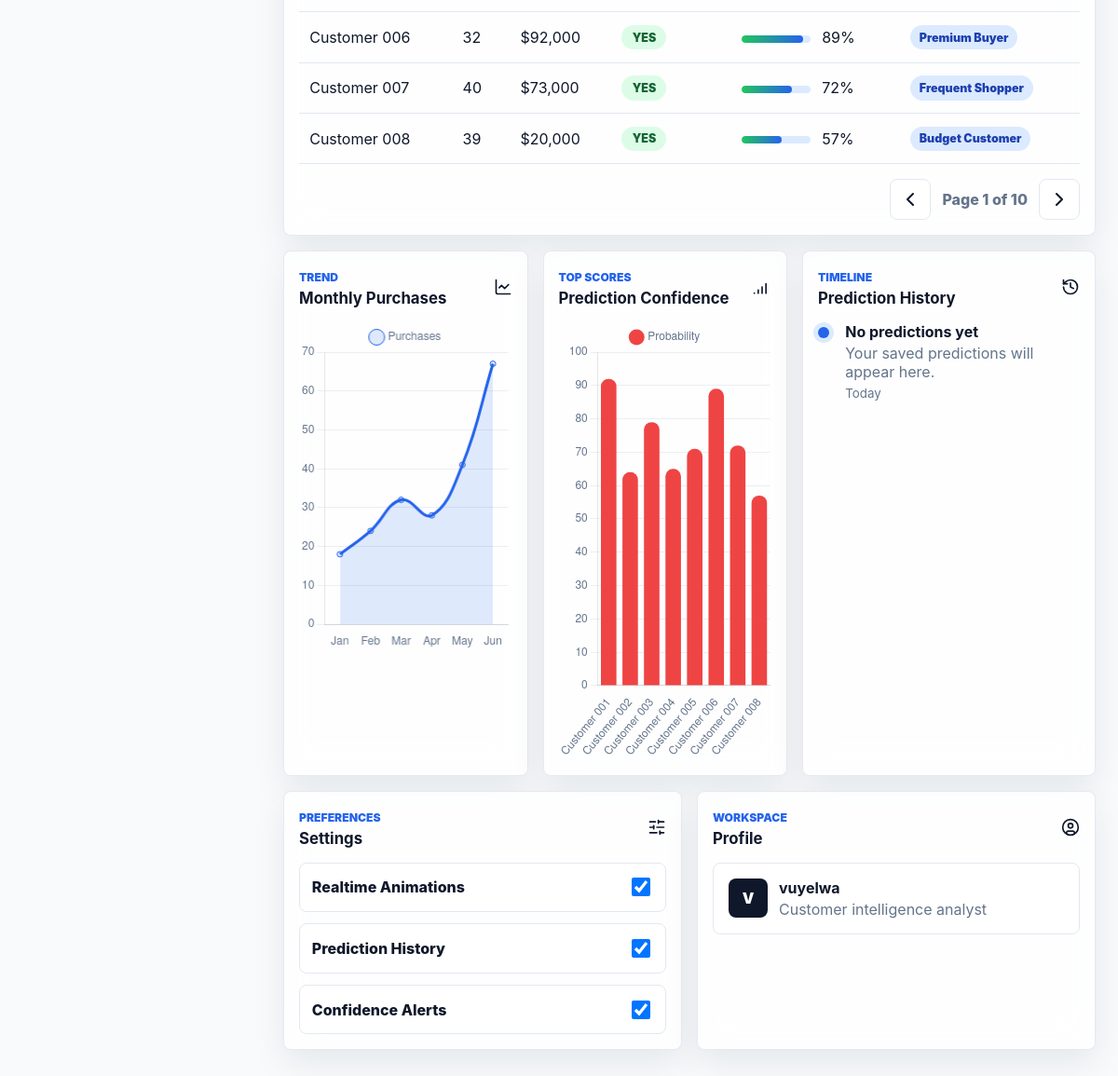
Before: /index (signed in, lower part) with the older database file.
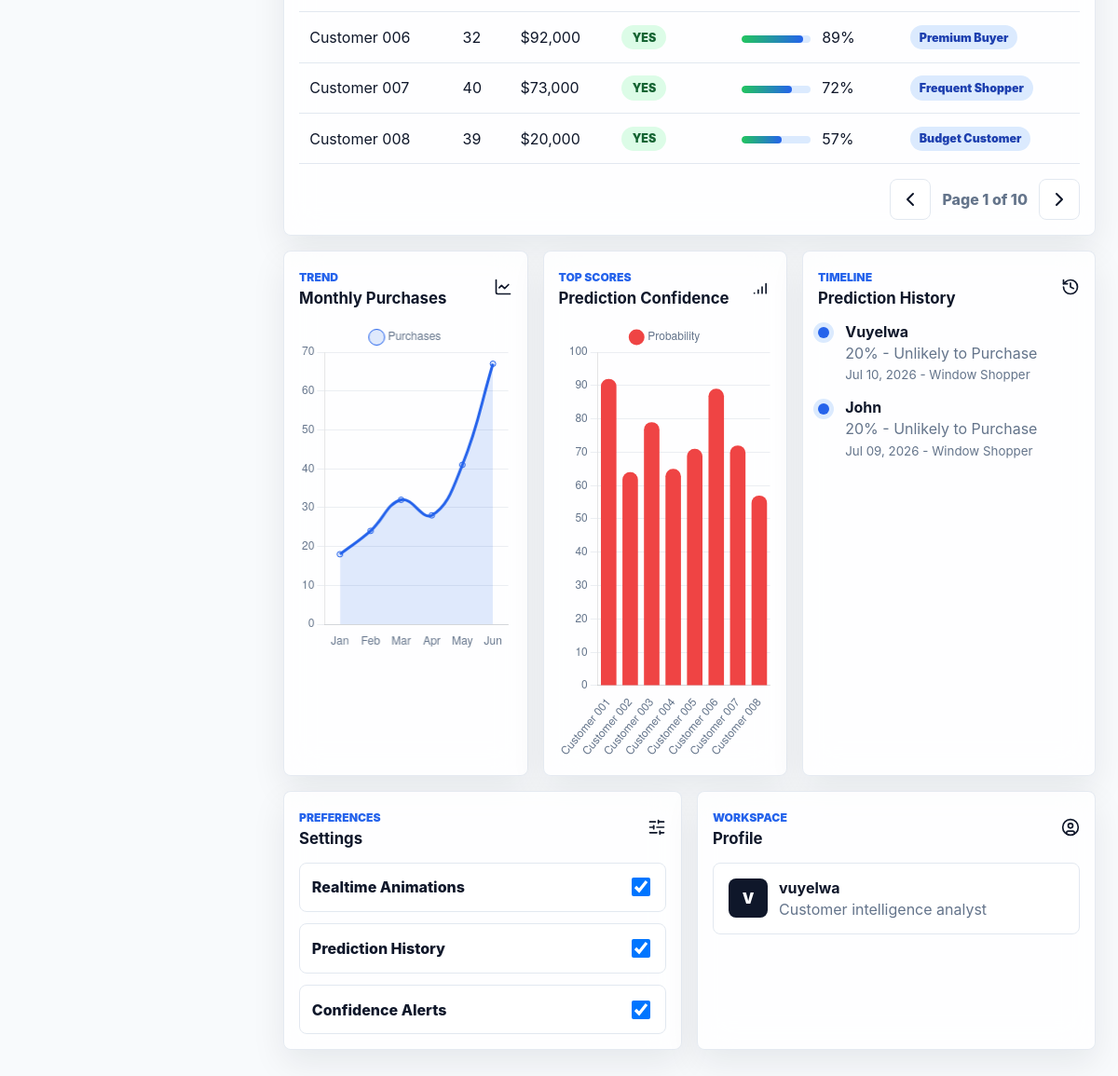
After: the same page with the newer database file.
### app.py (models this page shows)
class User(db.Model, UserMixin):
    id = db.Column(db.Integer, primary_key=True)
    username = db.Column(db.String(20), nullable=False, unique=True)
    password = db.Column(db.String(80), nullable=False)

class PredictionHistory(db.Model):
    id = db.Column(db.Integer, primary_key=True)
    customer_name = db.Column(db.String(80), nullable=False, default="Customer")
    age = db.Column(db.Integer, nullable=False)
    salary = db.Column(db.Integer, nullable=False)
    price = db.Column(db.Integer, nullable=False)
    gender = db.Column(db.String(20), nullable=False)
    probability = db.Column(db.Float, nullable=False)
    prediction = db.Column(db.String(20), nullable=False)
    persona = db.Column(db.String(40), nullable=False)
    created_at = db.Column(db.DateTime, default=datetime.utcnow)

### app.py (the view)
@app.route('/index', methods=['GET', 'POST'])
@login_required
def dashboard():
    age = sorted(df['age'].unique())
    salary = sorted(df['salary'].unique())
    price = sorted(df['price'].unique())
    records = df.head(80).copy()
    records["name"] = [f"Customer {index + 1:03d}" for index in range(len(records))]
    records["probability"] = records.apply(
        lambda row: estimate_probability(row["age"], row["salary"], row["price"], row["male"]),
        axis=1
    )
    records["prediction_label"] = records["probability"].apply(lambda value: "YES" if value >= 50 else "NO")
    records["persona"] = records.apply(
        lambda row: classify_persona(row["probability"], row["salary"], row["price"]),
        axis=1
    )
    total_customers = int(len(df))
    predicted_buyers = int((records["probability"] >= 50).sum())
    revenue_opportunity = int(records.loc[records["probability"] >= 50, "price"].sum())
    if "Purchased" in df.columns and "model" in globals():
        try:
            predictions = model.predict(df[["age", "salary", "price", "male"]])
            accuracy = int(round((predictions == df["Purchased"]).mean() * 100))
        except Exception:
            accuracy = 91
    else:
        accuracy = 91
    stats = {
        "total_customers": total_customers,
        "predicted_buyers": predicted_buyers,
        "accuracy": accuracy,
        "revenue_opportunity": revenue_opportunity
    }
    chart_data = build_chart_data(records)
    history = PredictionHistory.query.order_by(PredictionHistory.created_at.desc()).limit(8).all()
    return render_template(
        'dashboard.html',
        age=age,
        salary=salary,
        price=price,
        gender_options=gender_options,
        stats=stats,
        chart_data=chart_data,
        customers=records.to_dict(orient="records"),
        history=history
    )

### app.py (called while the page is built)
@login_manager.user_loader
def load_user(user_id):
    return User.query.get(int(user_id))

def estimate_probability(age, salary, price, gender):
    if 'model' in globals() and hasattr(model, "predict_proba"):
        try:
            probability = model.predict_proba([[age, salary, price, gender]])[0][1] * 100
            return int(round(probability))
        except Exception as exc:
            logging.warning(f"Could not calculate model probability: {exc}")
    score = 25
    score += min(max((salary - 25000) / 900, 0), 35)
    score += min(max((age - 20) * 1.1, 0), 20)
    score += 12 if price <= 3500 else -8
    score += 4 if gender == 1 else 0
    return int(round(min(max(score, 5), 96)))

def classify_persona(probability, salary, price):
    if probability >= 85 and salary >= 70000:
        return "Premium Buyer"
    if probability >= 70:
        return "Frequent Shopper"
    if price <= 3000 and probability >= 45:
        return "Budget Customer"
    if probability < 35:
        return "Window Shopper"
    return "Value Explorer"

### templates/dashboard.html (shortened to what this page needs)
<!doctype html>
<html lang="en">
<head>
    <link rel="stylesheet" href="{{ url_for('static', filename='css/style.css') }}">
</head>
<body class="app-shell">
    <main class="main-content">
        <section class="panel customer-panel" id="customers">
            <div class="table-wrap">
                <table class="customer-table">
                    <tbody id="customerRows"></tbody>
                </table>
            </div>
            <div class="pagination-bar">
                <button class="icon-button" type="button" id="prevPage" aria-label="Previous page"><i data-lucide="chevron-left"></i></button>
                <span id="pageInfo">Page 1</span>
                <button class="icon-button" type="button" id="nextPage" aria-label="Next page"><i data-lucide="chevron-right"></i></button>
            </div>
        </section>
        <section class="content-grid reports-grid" id="reports">
            <article class="panel chart-panel">
                <div class="panel-header">
                    <div>
                        <span class="mini-label">Trend</span>
                        <h2>Monthly Purchases</h2>
                    </div>
                    <i data-lucide="line-chart"></i>
                </div>
                <canvas id="monthlyChart"></canvas>
            </article>
            <article class="panel chart-panel">
                <div class="panel-header">
                    <div>
                        <span class="mini-label">Top Scores</span>
                        <h2>Prediction Confidence</h2>
                    </div>
                    <i data-lucide="signal-high"></i>
                </div>
                <canvas id="confidenceChart"></canvas>
            </article>
            <article class="panel timeline-panel">
                <div class="panel-header">
                    <div>
                        <span class="mini-label">Timeline</span>
                        <h2>Prediction History</h2>
                    </div>
                    <i data-lucide="history"></i>
                </div>
                <div class="timeline" id="historyTimeline">
                    {% if history %}
                    {% for item in history %}
                    <div class="timeline-item">
                        <span></span>
                        <div>
                            <strong>{{ item.customer_name }}</strong>
                            <p>{{ item.probability|round|int }}% - {{ item.prediction }}</p>
                            <small>{{ item.created_at.strftime('%b %d, %Y') }} - {{ item.persona }}</small>
                        </div>
                    </div>
                    {% endfor %}
                    {% else %}
                    <div class="timeline-item">
                        <span></span>
                        <div>
                            <strong>No predictions yet</strong>
                            <p>Your saved predictions will appear here.</p>
                            <small>Today</small>
                        </div>
                    </div>
                    {% endif %}
                </div>
            </article>
        </section>
        <section class="split-grid utility-grid">
            <article class="panel" id="settings">
                <div class="panel-header">
                    <div>
                        <span class="mini-label">Preferences</span>
                        <h2>Settings</h2>
                    </div>
                    <i data-lucide="sliders-horizontal"></i>
                </div>
                <div class="settings-list">
                    <label><span>Realtime Animations</span><input type="checkbox" checked></label>
                    <label><span>Prediction History</span><input type="checkbox" checked></label>
                    <label><span>Confidence Alerts</span><input type="checkbox" checked></label>
                </div>
            </article>
            <article class="panel" id="profile">
                <div class="panel-header">
                    <div>
                        <span class="mini-label">Workspace</span>
                        <h2>Profile</h2>
                    </div>
                    <i data-lucide="circle-user"></i>
                </div>
                <div class="profile-card">
                    <span>{{ current_user.username[:1]|upper }}</span>
                    <div>
                        <strong>{{ current_user.username }}</strong>
                        <p>Customer intelligence analyst</p>
                    </div>
                </div>
            </article>
        </section>
    </main>
</body>
</html>

### static/css/style.css (style rules this page uses)
* { box-sizing: border-box; }
:root { --primary: #2563EB; --primary-dark: #1D4ED8; --success: #22C55E; --warning: #F59E0B; --danger: #EF4444; --background: #F8FAFC; --surface: #FFFFFF; --surface-soft: #EEF2F7; --ink: #0F172A; --muted: #64748B; --line: #E2E8F0; --shadow: 0 18px 55px rgba(15, 23, 42, 0.12); }
body { margin: 0; font-family: Inter, ui-sans-serif, system-ui, -apple-system, BlinkMacSystemFont, "Segoe UI", sans-serif; color: var(--ink); background: var(--background); }
button, input, select { font: inherit; }
.eyebrow, .mini-label { margin: 0; color: var(--primary); font-size: 0.76rem; font-weight: 900; letter-spacing: 0; text-transform: uppercase; }
.app-shell { display: grid; grid-template-columns: 280px minmax(0, 1fr); min-height: 100vh; background: radial-gradient(circle at top left, rgba(37, 99, 235, 0.11), transparent 30%), radial-gradient(circle at top right, rgba(34, 197, 94, 0.12), transparent 26%), var(--background); }
.side-nav svg, .logout-link svg, .theme-toggle svg, .panel-header svg { width: 20px; height: 20px; }
.main-content { width: 100%; max-width: 1500px; padding: 1.25rem clamp(1rem, 2vw, 1.8rem) 2rem; }
.profile-pill, .profile-card { display: flex; align-items: center; gap: 0.75rem; }
.profile-pill > span, .profile-card > span { display: grid; width: 42px; height: 42px; place-items: center; border-radius: 8px; color: #FFFFFF; background: var(--ink); font-weight: 900; }
.profile-pill small, .metric-card small, .profile-card p, .timeline small { color: var(--muted); }
.glass-card, .panel { border: 1px solid rgba(226, 232, 240, 0.88); border-radius: 8px; background: rgba(255, 255, 255, 0.82); box-shadow: 0 14px 36px rgba(15, 23, 42, 0.08); backdrop-filter: blur(18px); }
.content-grid, .split-grid { display: grid; grid-template-columns: repeat(2, minmax(0, 1fr)); gap: 1rem; margin-bottom: 1rem; }
.reports-grid { grid-template-columns: 1fr 1fr 1.2fr; }
.panel { min-width: 0; padding: 1rem; }
.panel-header { display: flex; align-items: center; justify-content: space-between; gap: 1rem; margin-bottom: 1rem; }
.panel-header h2, .form-card h3, .why-box h3 { margin: 0.2rem 0 0; font-size: 1.05rem; }
.chart-panel { min-height: 310px; }
.chart-panel canvas { width: 100%; height: 230px; }
label { display: grid; gap: 0.42rem; color: var(--muted); font-weight: 800; }
input, select { width: 100%; min-height: 44px; border: 1px solid var(--line); border-radius: 8px; padding: 0.7rem 0.75rem; color: var(--ink); background: #FFFFFF; outline: none; transition: border 160ms ease, box-shadow 160ms ease; }
.customer-panel { margin-bottom: 1rem; }
.icon-button { display: inline-grid; width: 44px; height: 44px; place-items: center; border: 1px solid var(--line); border-radius: 8px; color: var(--ink); background: var(--surface); cursor: pointer; transition: transform 180ms ease, border 180ms ease, color 180ms ease; }
.table-wrap { overflow-x: auto; }
.customer-table { width: 100%; min-width: 760px; border-collapse: collapse; }
.pagination-bar { display: flex; align-items: center; justify-content: flex-end; gap: 0.75rem; margin-top: 1rem; color: var(--muted); font-weight: 800; }
.timeline { position: relative; display: grid; gap: 1rem; }
.timeline-item { display: grid; grid-template-columns: 18px 1fr; gap: 0.7rem; }
.timeline-item > span { width: 12px; height: 12px; margin-top: 0.35rem; border-radius: 999px; background: var(--primary); box-shadow: 0 0 0 5px #DBEAFE; }
.timeline p { margin: 0.18rem 0; color: var(--muted); }
.settings-list { display: grid; gap: 0.75rem; }
.settings-list label { display: flex; align-items: center; justify-content: space-between; min-height: 52px; padding: 0.8rem; border: 1px solid var(--line); border-radius: 8px; color: var(--ink); background: var(--surface); }
.settings-list input { width: 20px; min-height: 20px; }
.profile-card { padding: 1rem; border: 1px solid var(--line); border-radius: 8px; background: var(--surface); }
.profile-card p { margin: 0.2rem 0 0; }

Changed rows visible on the page:
added PredictionHistory: customer_name "Vuyelwa", probability "20", prediction "Unlikely to Purchase", created_at "Jul 10, 2026", persona "Window Shopper"
added PredictionHistory: customer_name "John", probability "20", prediction "Unlikely to Purchase", created_at "Jul 09, 2026", persona "Window Shopper"
Other visible differences:
text no longer shown: "No predictions yet Your saved predictions will appear here. Today"
